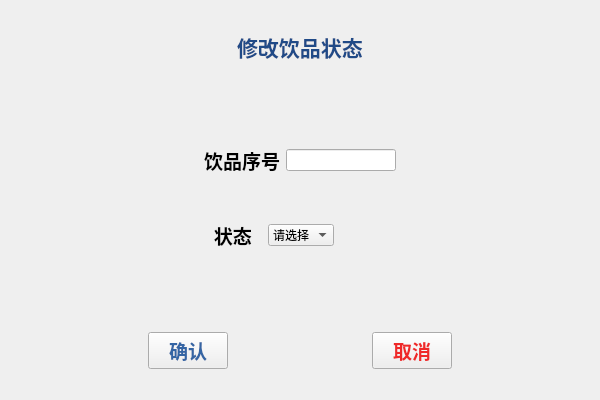
<?xml version="1.0" encoding="UTF-8"?>
<ui version="4.0">
 <class>Modify_stutus</class>
 <widget class="QWidget" name="Modify_stutus">
  <property name="geometry">
   <rect>
    <x>0</x>
    <y>0</y>
    <width>600</width>
    <height>400</height>
   </rect>
  </property>
  <property name="maximumSize">
   <size>
    <width>600</width>
    <height>400</height>
   </size>
  </property>
  <property name="windowTitle">
   <string>Form</string>
  </property>
  <layout class="QVBoxLayout" name="verticalLayout_3">
   <item>
    <spacer name="horizontalSpacer_10">
     <property name="orientation">
      <enum>Qt::Horizontal</enum>
     </property>
     <property name="sizeHint" stdset="0">
      <size>
       <width>579</width>
       <height>20</height>
      </size>
     </property>
    </spacer>
   </item>
   <item>
    <layout class="QHBoxLayout" name="horizontalLayout">
     <item>
      <spacer name="horizontalSpacer">
       <property name="orientation">
        <enum>Qt::Horizontal</enum>
       </property>
       <property name="sizeHint" stdset="0">
        <size>
         <width>40</width>
         <height>20</height>
        </size>
       </property>
      </spacer>
     </item>
     <item>
      <widget class="QLabel" name="label">
       <property name="font">
        <font>
         <family>AR PL UKai CN</family>
         <pointsize>16</pointsize>
         <weight>75</weight>
         <bold>true</bold>
        </font>
       </property>
       <property name="text">
        <string>&lt;html&gt;&lt;head/&gt;&lt;body&gt;&lt;p&gt;&lt;span style=&quot; color:#204a87;&quot;&gt;修改饮品状态&lt;/span&gt;&lt;/p&gt;&lt;/body&gt;&lt;/html&gt;</string>
       </property>
      </widget>
     </item>
     <item>
      <spacer name="horizontalSpacer_2">
       <property name="orientation">
        <enum>Qt::Horizontal</enum>
       </property>
       <property name="sizeHint" stdset="0">
        <size>
         <width>40</width>
         <height>20</height>
        </size>
       </property>
      </spacer>
     </item>
    </layout>
   </item>
   <item>
    <layout class="QHBoxLayout" name="horizontalLayout_8">
     <item>
      <spacer name="horizontalSpacer_7">
       <property name="orientation">
        <enum>Qt::Horizontal</enum>
       </property>
       <property name="sizeHint" stdset="0">
        <size>
         <width>40</width>
         <height>20</height>
        </size>
       </property>
      </spacer>
     </item>
     <item>
      <layout class="QVBoxLayout" name="verticalLayout_2">
       <item>
        <spacer name="verticalSpacer_3">
         <property name="orientation">
          <enum>Qt::Vertical</enum>
         </property>
         <property name="sizeHint" stdset="0">
          <size>
           <width>20</width>
           <height>15</height>
          </size>
         </property>
        </spacer>
       </item>
       <item>
        <layout class="QVBoxLayout" name="verticalLayout">
         <item>
          <layout class="QHBoxLayout" name="horizontalLayout_2">
           <item>
            <widget class="QLabel" name="label_2">
             <property name="font">
              <font>
               <family>AR PL UKai CN</family>
               <pointsize>14</pointsize>
               <weight>75</weight>
               <bold>true</bold>
              </font>
             </property>
             <property name="text">
              <string>饮品序号</string>
             </property>
            </widget>
           </item>
           <item>
            <widget class="QLineEdit" name="lineEdit"/>
           </item>
          </layout>
         </item>
         <item>
          <spacer name="verticalSpacer">
           <property name="orientation">
            <enum>Qt::Vertical</enum>
           </property>
           <property name="sizeHint" stdset="0">
            <size>
             <width>20</width>
             <height>40</height>
            </size>
           </property>
          </spacer>
         </item>
         <item>
          <layout class="QHBoxLayout" name="horizontalLayout_5">
           <item>
            <layout class="QHBoxLayout" name="horizontalLayout_4">
             <item>
              <widget class="QLabel" name="label_4">
               <property name="font">
                <font>
                 <family>AR PL UKai CN</family>
                 <pointsize>14</pointsize>
                 <weight>75</weight>
                 <bold>true</bold>
                </font>
               </property>
               <property name="text">
                <string>  状态  </string>
               </property>
              </widget>
             </item>
             <item>
              <widget class="QComboBox" name="comboBox">
               <item>
                <property name="text">
                 <string>请选择</string>
                </property>
               </item>
               <item>
                <property name="text">
                 <string>有</string>
                </property>
               </item>
               <item>
                <property name="text">
                 <string>无</string>
                </property>
               </item>
              </widget>
             </item>
            </layout>
           </item>
           <item>
            <spacer name="horizontalSpacer_3">
             <property name="orientation">
              <enum>Qt::Horizontal</enum>
             </property>
             <property name="sizeHint" stdset="0">
              <size>
               <width>40</width>
               <height>20</height>
              </size>
             </property>
            </spacer>
           </item>
          </layout>
         </item>
        </layout>
       </item>
       <item>
        <spacer name="verticalSpacer_4">
         <property name="orientation">
          <enum>Qt::Vertical</enum>
         </property>
         <property name="sizeHint" stdset="0">
          <size>
           <width>20</width>
           <height>15</height>
          </size>
         </property>
        </spacer>
       </item>
      </layout>
     </item>
     <item>
      <spacer name="horizontalSpacer_8">
       <property name="orientation">
        <enum>Qt::Horizontal</enum>
       </property>
       <property name="sizeHint" stdset="0">
        <size>
         <width>40</width>
         <height>20</height>
        </size>
       </property>
      </spacer>
     </item>
    </layout>
   </item>
   <item>
    <layout class="QHBoxLayout" name="horizontalLayout_6">
     <item>
      <spacer name="horizontalSpacer_6">
       <property name="orientation">
        <enum>Qt::Horizontal</enum>
       </property>
       <property name="sizeHint" stdset="0">
        <size>
         <width>40</width>
         <height>20</height>
        </size>
       </property>
      </spacer>
     </item>
     <item>
      <widget class="QPushButton" name="pushButton">
       <property name="font">
        <font>
         <family>AR PL UKai CN</family>
         <pointsize>14</pointsize>
         <weight>75</weight>
         <bold>true</bold>
        </font>
       </property>
       <property name="styleSheet">
        <string notr="true">color: rgb(52, 101, 164);</string>
       </property>
       <property name="text">
        <string>确认</string>
       </property>
       <property name="icon">
        <iconset resource="image.qrc">
         <normaloff>:/image/38.png</normaloff>:/image/38.png</iconset>
       </property>
      </widget>
     </item>
     <item>
      <spacer name="horizontalSpacer_4">
       <property name="orientation">
        <enum>Qt::Horizontal</enum>
       </property>
       <property name="sizeHint" stdset="0">
        <size>
         <width>40</width>
         <height>20</height>
        </size>
       </property>
      </spacer>
     </item>
     <item>
      <widget class="QPushButton" name="pushButton_2">
       <property name="maximumSize">
        <size>
         <width>600</width>
         <height>400</height>
        </size>
       </property>
       <property name="font">
        <font>
         <family>AR PL UKai CN</family>
         <pointsize>14</pointsize>
         <weight>75</weight>
         <bold>true</bold>
        </font>
       </property>
       <property name="styleSheet">
        <string notr="true">color: rgb(239, 41, 41);</string>
       </property>
       <property name="text">
        <string>取消</string>
       </property>
       <property name="icon">
        <iconset resource="image.qrc">
         <normaloff>:/image/39.png</normaloff>:/image/39.png</iconset>
       </property>
      </widget>
     </item>
     <item>
      <spacer name="horizontalSpacer_5">
       <property name="orientation">
        <enum>Qt::Horizontal</enum>
       </property>
       <property name="sizeHint" stdset="0">
        <size>
         <width>40</width>
         <height>20</height>
        </size>
       </property>
      </spacer>
     </item>
    </layout>
   </item>
   <item>
    <spacer name="horizontalSpacer_9">
     <property name="orientation">
      <enum>Qt::Horizontal</enum>
     </property>
     <property name="sizeHint" stdset="0">
      <size>
       <width>579</width>
       <height>20</height>
      </size>
     </property>
    </spacer>
   </item>
  </layout>
 </widget>
 <resources>
  <include location="image.qrc"/>
 </resources>
 <connections/>
</ui>
